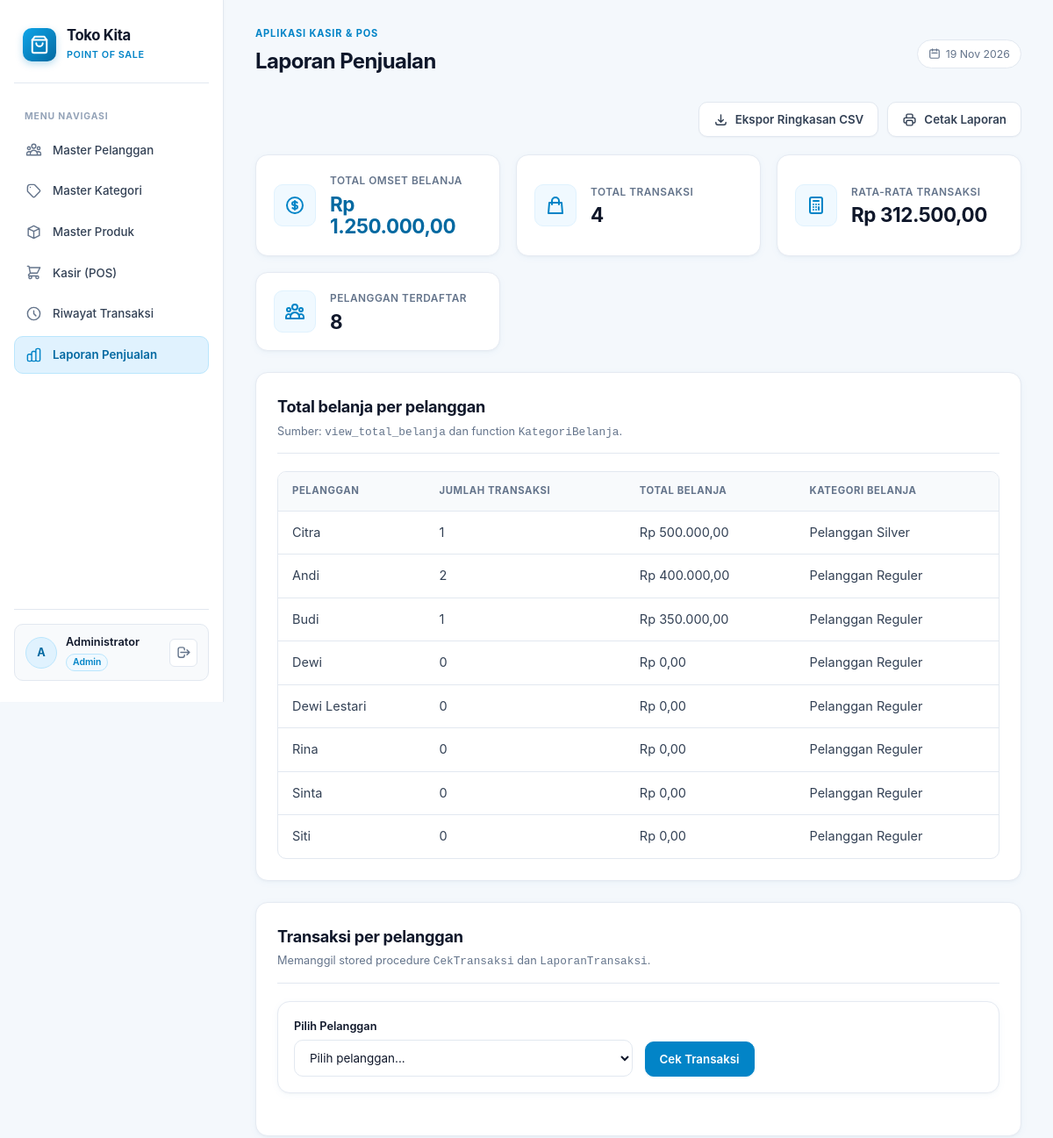
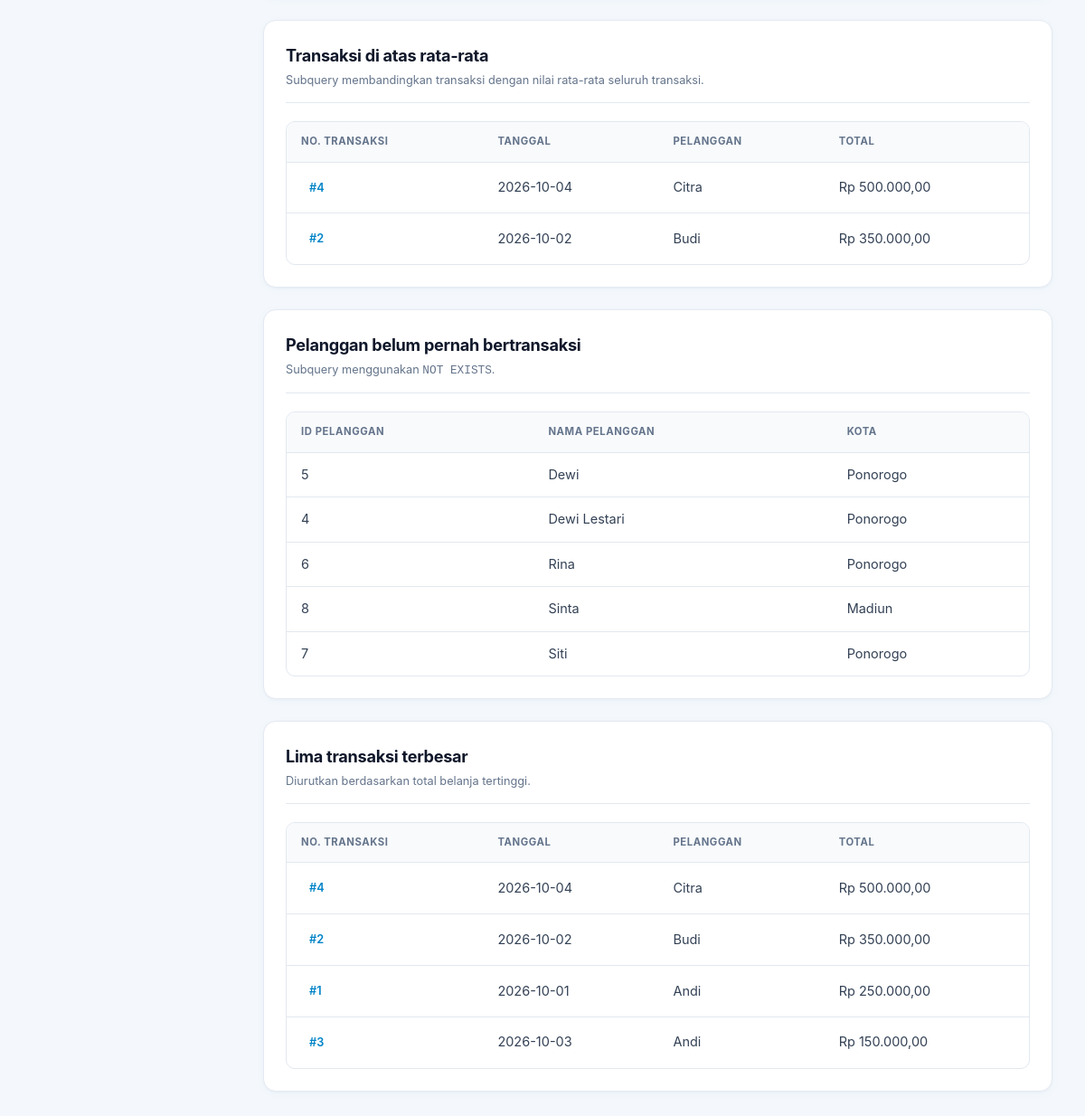
The app's page /index.php?page=laporan (signed in), older data (2 pictures, top to bottom).
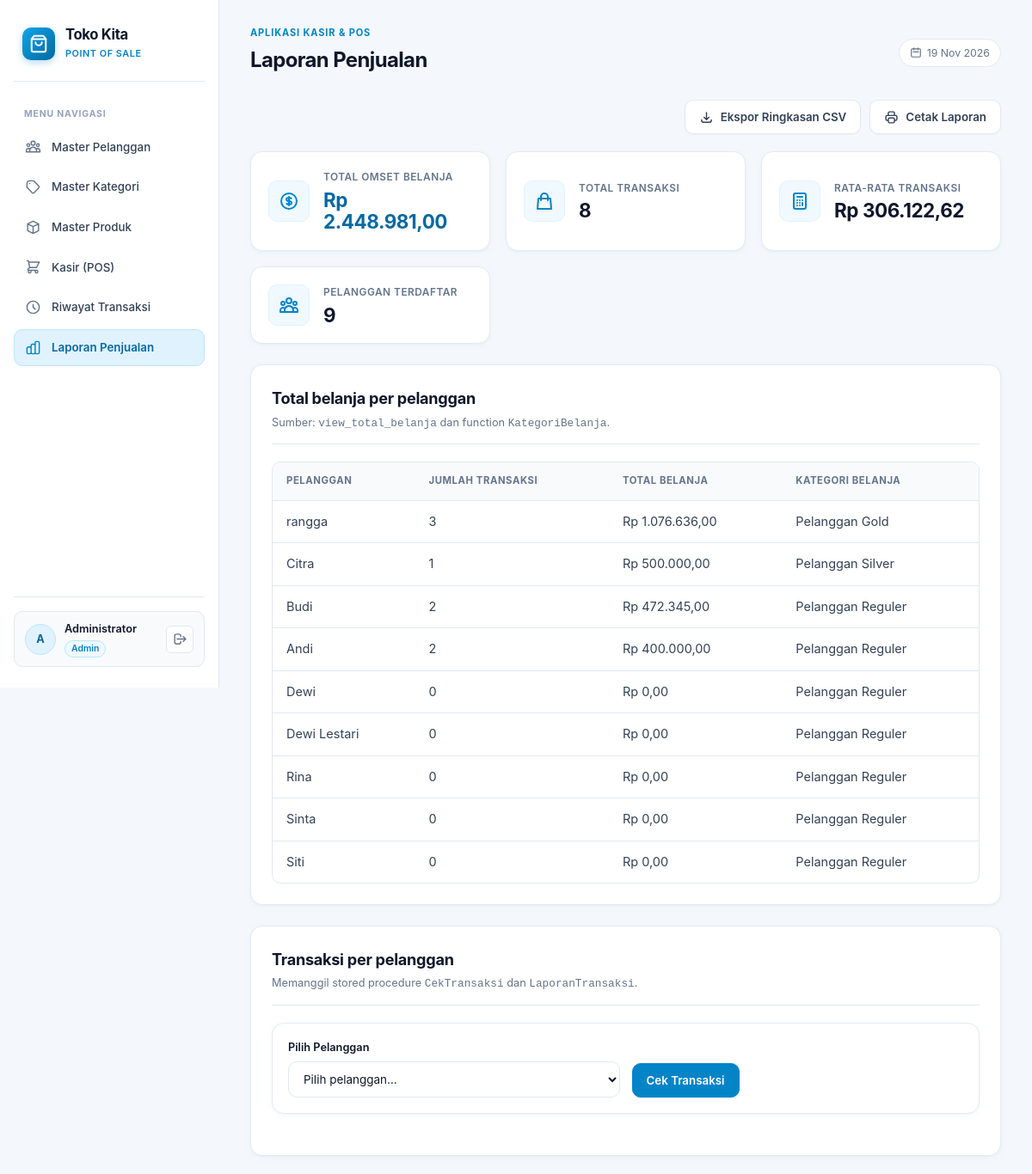
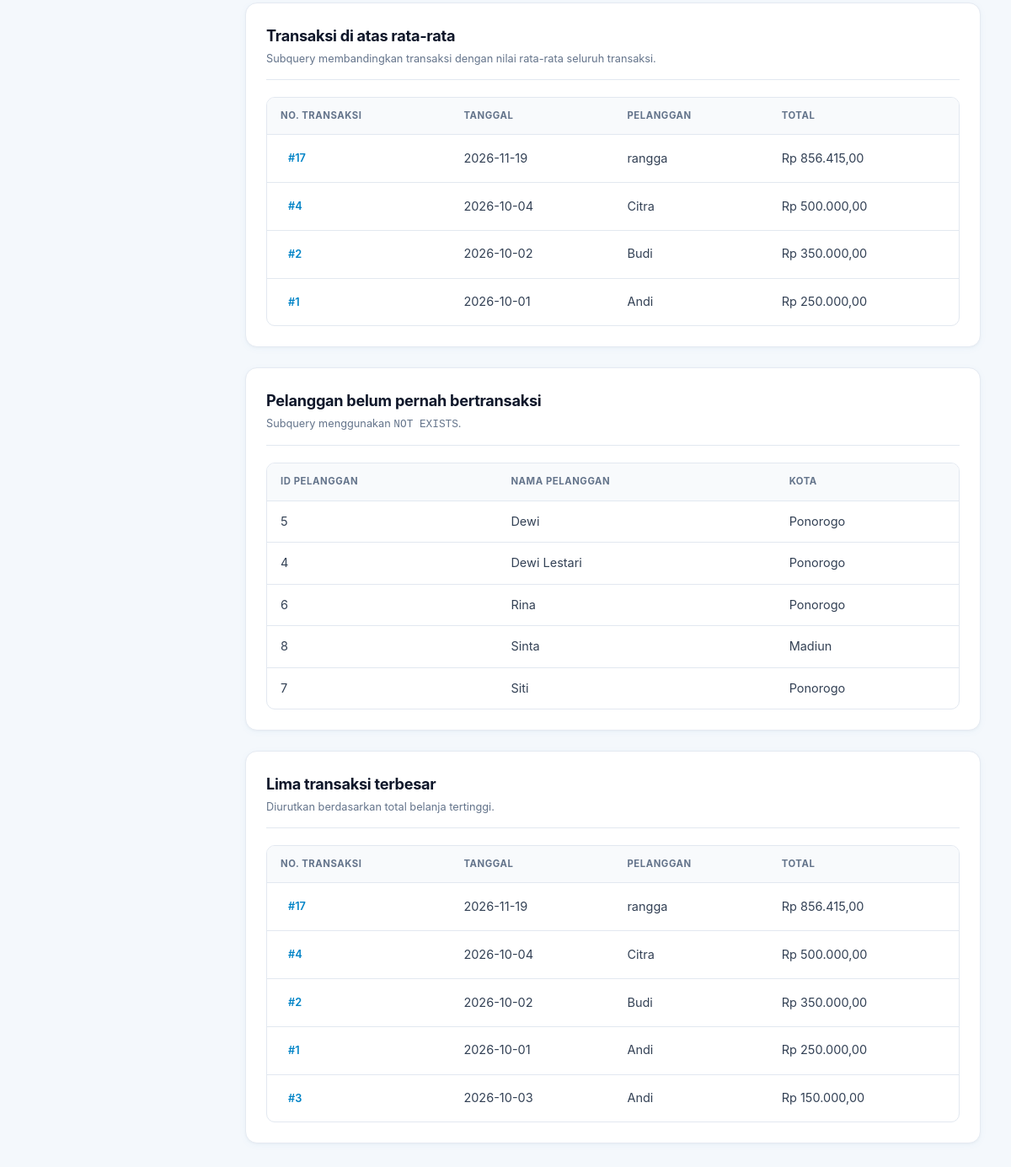
The same page, newer data (2 pictures, top to bottom).
### tables this page shows
CREATE TABLE `tbl_pelanggan` (
  `id_pelanggan` int(11) NOT NULL,
  `nama_pelanggan` varchar(100) DEFAULT NULL,
  `username` varchar(50) DEFAULT NULL,
  `password_hash` varchar(255) DEFAULT NULL,
  `kota` varchar(50) DEFAULT NULL,
  `rfid_uid` varchar(64) DEFAULT NULL,
  `diskon_persen` decimal(5,2) NOT NULL DEFAULT 0.00,
  `saldo` decimal(12,2) NOT NULL DEFAULT 0.00
);

CREATE TABLE `tbl_transaksi` (
  `id_transaksi` int(11) NOT NULL,
  `tanggal` date DEFAULT NULL,
  `id_pelanggan` int(11) DEFAULT NULL,
  `total_belanja` decimal(12,2) DEFAULT NULL,
  `uang_diterima` decimal(12,2) DEFAULT NULL,
  `saldo_digunakan` decimal(12,2) NOT NULL DEFAULT 0.00,
  `metode_pembayaran` varchar(50) NOT NULL DEFAULT 'tunai',
  `status_pembayaran` varchar(30) NOT NULL DEFAULT 'paid',
  `duitku_order_id` varchar(50) DEFAULT NULL,
  `duitku_reference` varchar(100) DEFAULT NULL,
  `duitku_status` varchar(30) DEFAULT NULL,
  `duitku_channel` varchar(20) DEFAULT NULL,
  `duitku_va_number` varchar(100) DEFAULT NULL,
  `duitku_payment_name` varchar(100) DEFAULT NULL,
  `duitku_payment_code` varchar(100) DEFAULT NULL,
  `midtrans_order_id` varchar(50) DEFAULT NULL,
  `midtrans_transaction_id` varchar(100) DEFAULT NULL,
  `midtrans_status` varchar(30) DEFAULT NULL
);

### includes/functions.php (called while the page is built, shortened)
<?php
function e(mixed $value): string
{
    return htmlspecialchars((string) $value, ENT_QUOTES | ENT_SUBSTITUTE, 'UTF-8');
}
function formatRupiah(mixed $value): string
{
    $amount = (string) $value;
    if (preg_match('/^(\d+)(?:\.(\d{1,2}))?$/D', $amount, $matches) !== 1) {
        throw new InvalidArgumentException('Nilai Rupiah tidak valid.');
    }
    $whole = ltrim($matches[1], '0');
    $whole = $whole === '' ? '0' : $whole;
    $whole = preg_replace('/\B(?=(\d{3})+(?!\d))/', '.', $whole) ?? $whole;
    $fraction = str_pad($matches[2] ?? '', 2, '0');
    return 'Rp ' . $whole . ',' . $fraction;
}

### pages/laporan.php (the view, shortened to what the rows shown need)
<?php
$customerTotals = [];
$aboveAverage = [];
$neverPurchased = [];
$topTransactions = [];
try {
    $customerTotals = $pdo->query(
        'SELECT id_pelanggan, nama_pelanggan, total_transaksi, total_belanja,
                KategoriBelanja(total_belanja) AS kategori_belanja
         FROM view_total_belanja
         ORDER BY total_belanja DESC, nama_pelanggan'
    )->fetchAll();
    $aboveAverage = $pdo->query(
        'SELECT t.id_transaksi, t.tanggal, p.nama_pelanggan, t.total_belanja
         FROM tbl_transaksi t
         LEFT JOIN tbl_pelanggan p ON p.id_pelanggan = t.id_pelanggan
         WHERE t.status_pembayaran = \'paid\'
           AND t.total_belanja > (
             SELECT AVG(total_belanja)
             FROM tbl_transaksi
             WHERE status_pembayaran = \'paid\'
         )
         ORDER BY t.total_belanja DESC, t.id_transaksi DESC'
    )->fetchAll();
    $neverPurchased = $pdo->query(
        'SELECT p.id_pelanggan, p.nama_pelanggan, p.kota
         FROM tbl_pelanggan p
         WHERE NOT EXISTS (
             SELECT 1
             FROM tbl_transaksi t
             WHERE t.id_pelanggan = p.id_pelanggan
               AND t.status_pembayaran = \'paid\'
         )
         ORDER BY p.nama_pelanggan, p.id_pelanggan'
    )->fetchAll();
    $topTransactions = $pdo->query(
        'SELECT t.id_transaksi, t.tanggal, p.nama_pelanggan, t.total_belanja
         FROM tbl_transaksi t
         LEFT JOIN tbl_pelanggan p ON p.id_pelanggan = t.id_pelanggan
         WHERE t.status_pembayaran = \'paid\'
         ORDER BY t.total_belanja DESC, t.id_transaksi DESC
         LIMIT 5'
    )->fetchAll();
} catch (PDOException $exception) {
    error_log('Membuat laporan gagal: ' . $exception->getMessage());
    $reportError = 'Laporan gagal dibaca dari database. Periksa view, function, dan stored procedure existing.';
}
?>
<section class="panel report-section">
    <div class="section-heading">
        <div>
            <h2>Total belanja per pelanggan</h2>
        </div>
    </div>
    <?php if ($customerTotals === []): ?>
        <p class="empty-state">Belum ada data pelanggan.</p>
    <?php else: ?>
        <div class="table-wrap">
            <table>
                <thead><tr><th>Pelanggan</th><th>Jumlah transaksi</th><th>Total belanja</th><th>Kategori belanja</th></tr></thead>
                <tbody>
                <?php foreach ($customerTotals as $row): ?>
                    <tr>
                        <td><?= e($row['nama_pelanggan']) ?></td>
                        <td><?= e($row['total_transaksi']) ?></td>
                        <td><?= e(formatRupiah($row['total_belanja'])) ?></td>
                        <td><?= e($row['kategori_belanja']) ?></td>
                    </tr>
                <?php endforeach; ?>
                </tbody>
            </table>
        </div>
    <?php endif; ?>
</section>
<section class="panel report-section">
    <div class="section-heading">
        <div>
            <h2>Transaksi per pelanggan</h2>
        </div>
    </div>
</section>
<section class="panel report-section">
    <div class="section-heading">
        <div>
            <h2>Transaksi di atas rata-rata</h2>
        </div>
    </div>
    <?php if ($aboveAverage === []): ?>
        <p class="empty-state">Tidak ada transaksi di atas rata-rata.</p>
    <?php else: ?>
        <div class="table-wrap">
            <table>
                <thead><tr><th>No. transaksi</th><th>Tanggal</th><th>Pelanggan</th><th>Total</th></tr></thead>
                <tbody>
                <?php foreach ($aboveAverage as $row): ?>
                    <tr>
                        <td><a class="text-link" href="index.php?page=detail_transaksi&amp;id=<?= e($row['id_transaksi']) ?>">#<?= e($row['id_transaksi']) ?></a></td>
                        <td><?= e($row['tanggal']) ?></td>
                        <td><?= e($row['nama_pelanggan'] ?? '—') ?></td>
                        <td><?= e(formatRupiah($row['total_belanja'])) ?></td>
                    </tr>
                <?php endforeach; ?>
                </tbody>
            </table>
        </div>
    <?php endif; ?>
</section>
<section class="panel report-section">
    <div class="section-heading">
        <div>
            <h2>Pelanggan belum pernah bertransaksi</h2>
        </div>
    </div>
    <?php if ($neverPurchased === []): ?>
        <p class="empty-state">Semua pelanggan sudah memiliki transaksi.</p>
    <?php else: ?>
        <div class="table-wrap">
            <table>
                <thead><tr><th>ID pelanggan</th><th>Nama pelanggan</th><th>Kota</th></tr></thead>
                <tbody>
                <?php foreach ($neverPurchased as $row): ?>
                    <tr>
                        <td><?= e($row['id_pelanggan']) ?></td>
                        <td><?= e($row['nama_pelanggan']) ?></td>
                        <td><?= e($row['kota']) ?></td>
                    </tr>
                <?php endforeach; ?>
                </tbody>
            </table>
        </div>
    <?php endif; ?>
</section>
<section class="panel report-section">
    <div class="section-heading">
        <div>
            <h2>Lima transaksi terbesar</h2>
        </div>
    </div>
    <?php if ($topTransactions === []): ?>
        <p class="empty-state">Belum ada transaksi.</p>
    <?php else: ?>
        <div class="table-wrap">
            <table>
                <thead><tr><th>No. transaksi</th><th>Tanggal</th><th>Pelanggan</th><th>Total</th></tr></thead>
                <tbody>
                <?php foreach ($topTransactions as $row): ?>
                    <tr>
                        <td><a class="text-link" href="index.php?page=detail_transaksi&amp;id=<?= e($row['id_transaksi']) ?>">#<?= e($row['id_transaksi']) ?></a></td>
                        <td><?= e($row['tanggal']) ?></td>
                        <td><?= e($row['nama_pelanggan'] ?? '—') ?></td>
                        <td><?= e(formatRupiah($row['total_belanja'])) ?></td>
                    </tr>
                <?php endforeach; ?>
                </tbody>
            </table>
        </div>
    <?php endif; ?>
</section>

Row changes from the older to the newer data that the page shows:
added tbl_pelanggan: nama_pelanggan "rangga", total_transaksi "3", total_belanja "Rp 1.076.636,00", kategori_belanja "Pelanggan Gold", shown under "Total belanja per pelanggan"
shown differently, row unchanged: tbl_pelanggan "Budi": total_transaksi "1" → "2"; total_belanja "Rp 350.000,00" → "Rp 472.345,00"; moves up the list
added tbl_transaksi: id_transaksi "17", tanggal "2026-11-19", id_pelanggan.nama_pelanggan "rangga", total_belanja "Rp 856.415,00"
now on one of the page's lists (row unchanged): tbl_transaksi: id_transaksi "1", tanggal "2026-10-01", id_pelanggan.nama_pelanggan "Andi", total_belanja "Rp 250.000,00"
Text that changed along with them:
formatRupiah(centsToDecimal($totalRevenueCents ?? 0)): "Rp 1.250.000,00" → "Rp 2.448.981,00"
$totalTransactionsCount: "4" → "8"
formatRupiah(centsToDecimal($avgTicketCents ?? 0)): "Rp 312.500,00" → "Rp 306.122,62"
count($customers): "8" → "9"
